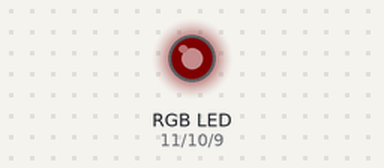
A sketch run on a simulated Arduino Uno, built with avr-gcc and run on an emulated ATmega328P. Parts: an RGB LED mixed from three pins (HIGH = lit). Dim RGB values are drawn brighter than linear.

Above: at 0.05 s.
At 1.95 s:
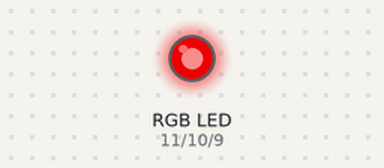
At 3.85 s:
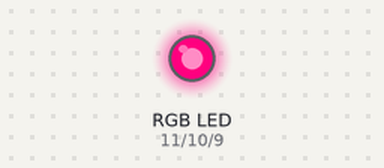
At 7.65 s:
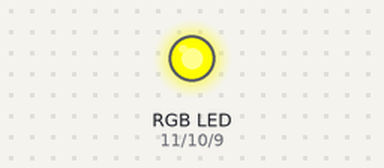
At 11.45 s:
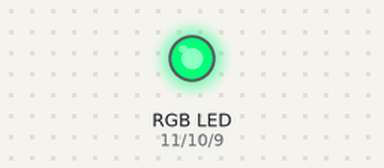
At 15.25 s:
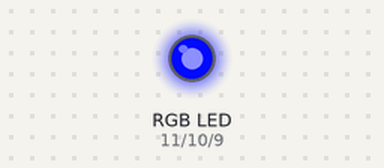
Timing chart, 0 to 20.0 s (numbered marks = the images above):
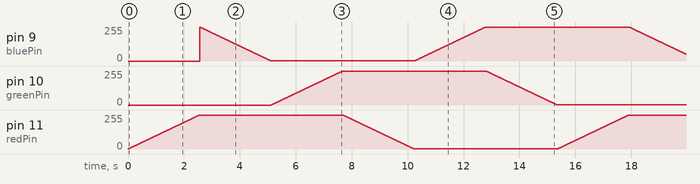

The sketch:

simple_fade.ino
```cpp
int redPin = 11;
int greenPin = 10;
int bluePin = 9;

int r, g, b;

#define fade 10

void setup() {
  pinMode(redPin, OUTPUT);
  pinMode(greenPin, OUTPUT);
  pinMode(bluePin, OUTPUT);
  //debug:
  //Serial.begin(9600);

}

void loop() {

//  changeColour(255, 255, 255);
//  delay(100);

  // fade from blue to violet
  for (r = 0; r < 256; r++) {
    analogWrite(redPin, r);
    delay(fade);
  }
  // fade from violet to red
  for (b = 255; b > 0; b--) {
    analogWrite(bluePin, b);
    delay(fade);
  }
  // fade from red to yellow
  for (g = 0; g < 256; g++) {
    analogWrite(greenPin, g);
    delay(fade);
  }
  // fade from yellow to green
  for (r = 255; r > 0; r--) {
    analogWrite(redPin, r);
    delay(fade);
  }
  // fade from green to teal
  for (b = 0; b < 256; b++) {
    analogWrite(bluePin, b);
    delay(fade);
  }
  // fade from teal to blue
  for (g = 255; g > 0; g--) {
    analogWrite(greenPin, g);
    delay(fade);
  }
}


void changeColour( int r, int g, int b) {
  analogWrite(redPin, r);
  analogWrite(greenPin, g);
  analogWrite(bluePin, b);

}
```
